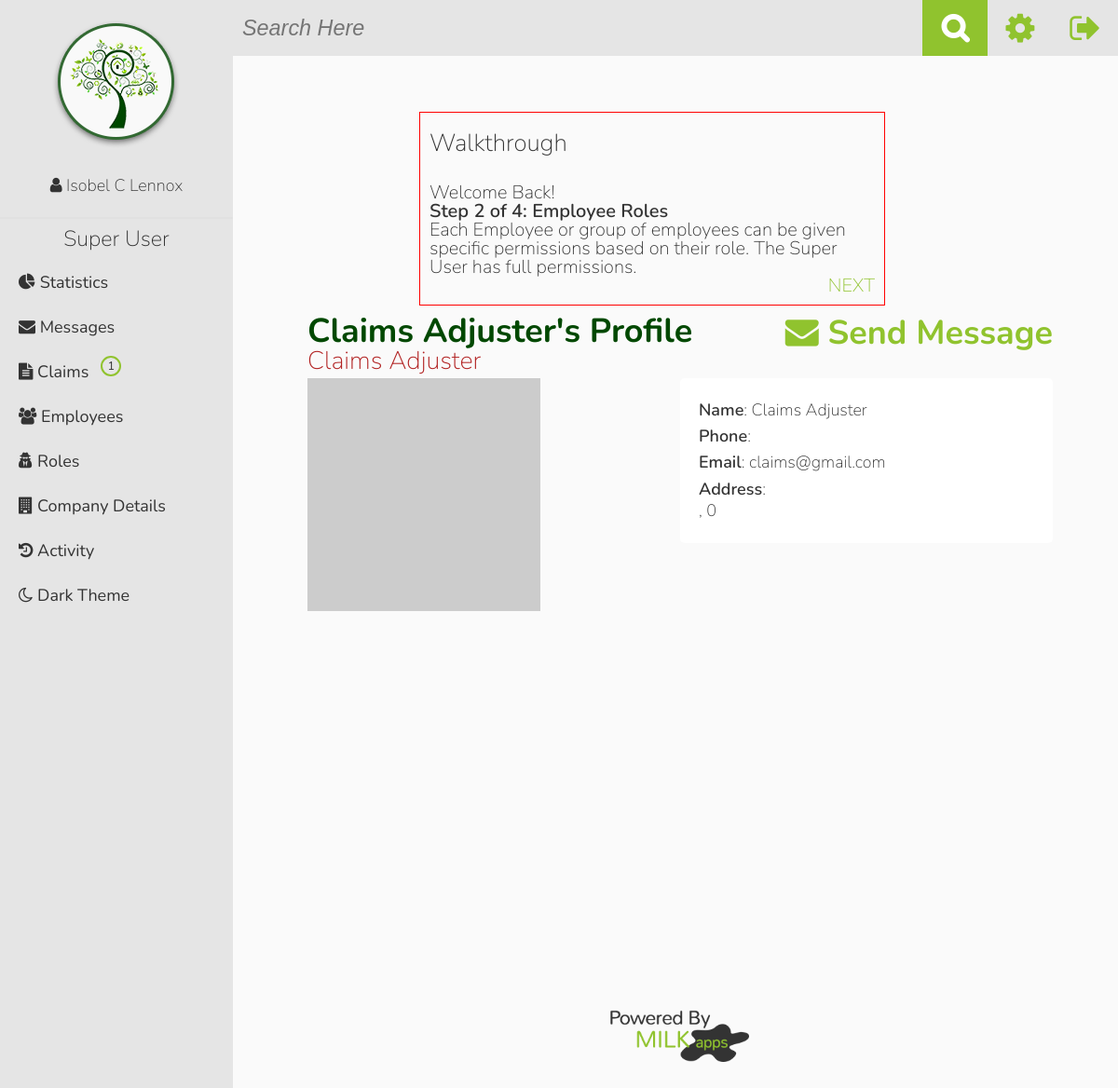
Page /profile.php?user=9 (signed in) on the committed database.
### tables this page shows
CREATE TABLE IF NOT EXISTS `company_details` (
  `id` int(11) NOT NULL,
  `logo` varchar(60) DEFAULT NULL,
  `name` varchar(60) NOT NULL,
  `address` varchar(60) NOT NULL,
  `city` varchar(60) NOT NULL,
  `state` varchar(20) NOT NULL,
  `zip` varchar(10) NOT NULL,
  `phone` varchar(20) NOT NULL,
  `content` varchar(500) NOT NULL
);

CREATE TABLE IF NOT EXISTS `roles` (
  `id` int(11) NOT NULL,
  `name` varchar(60) NOT NULL
);

CREATE TABLE IF NOT EXISTS `users` (
  `id` int(11) NOT NULL,
  `is_employee` int(1) NOT NULL,
  `role` int(7) NOT NULL,
  `walkthrough_complete` int(1) NOT NULL,
  `email` varchar(100) NOT NULL,
  `password` varchar(60) NOT NULL,
  `first_name` varchar(60) NOT NULL,
  `last_name` varchar(60) NOT NULL,
  `address` varchar(150) NOT NULL,
  `city` varchar(60) NOT NULL,
  `state` varchar(20) NOT NULL,
  `zip` varchar(10) NOT NULL,
  `phone` varchar(20) NOT NULL,
  `theme` int(1) NOT NULL,
  `policy_number` varchar(150) NOT NULL,
  `profile_content` varchar(500) NOT NULL,
  `avatar` varchar(200) NOT NULL,
  `account_disabled` int(1) NOT NULL
);

### inc/functions.php (called while the page is built, shortened)
<?php ob_start();
function find_user_by_id($user_id) {
    global $connection;
    $safe_user_id = mysqli_real_escape_string($connection, $user_id);
    $query  = "SELECT * ";
    $query .= "FROM users ";
    $query .= "WHERE id = {$safe_user_id} ";
    $query .= "LIMIT 1";
    $user_set = mysqli_query($connection, $query);
    if($user = mysqli_fetch_assoc($user_set)) {
        return $user;
    } else {
        return null;
    }
}
?>

### profile.php (the view, shortened to what this page needs)
<?php include("inc/header.php");
if(isset($_GET['user'])){
    $user_id=$_GET['user'];
    $find_user = find_user_by_id($user_id);
    $username= $find_user['first_name']." ".$find_user['last_name'];
}elseif(isset($_GET['user_id'])){
    $user_id=$_GET['user_id'];
    $find_user = find_user_by_id($user_id);
    $username= $find_user['first_name']." ".$find_user['last_name'];
}else{
    $user_id=$_SESSION['user_id'];
    $username = $_SESSION['username'];
}
if($_SESSION['is_employee']==1 || $user_id == $_SESSION['user_id']){
    $query  = "SELECT * FROM users WHERE id={$user_id} LIMIT 1";
    $result = mysqli_query($connection, $query);
     $num_rows=mysqli_num_rows($result);
    if($num_rows ==1){
        $profile_array=mysqli_fetch_assoc($result);
                $role_query  = "SELECT * FROM roles WHERE id={$profile_array['role']}";
                $roleresult = mysqli_query($connection, $role_query);
                if($roleresult){
                    $role=mysqli_fetch_assoc($roleresult);
                }
        $content=$profile_array['profile_content'];
        $avatar=$profile_array['avatar'];
        if(empty($avatar)){
        $avatar="http://lorempixel.com/250/250/abstract";
        }
?>
    <h2> <?php echo $username; ?>'s Profile   <span class="right"><?php if($user_id!==$_SESSION['user_id']){ ?><a href="messages.php?new&name=<?php echo $username; ?>&route=<?php echo $profile_array['id']; ?>"> <i class="fa fa-envelope"></i> Send Message</a> <?php }else{
            echo "  <a   href=\"edit_profile.php\"><i class=\"fa fa-pencil\"></i> Edit Profile</a>  ";
        } ?></span> </h2>
    <h3><?php echo $role['name']; ?></h3>
    <div class="profile">
        <section class="avatar"> <img class="resize-image" src="<?php echo $avatar; ?>" alt="profile image">
         </section>
        <section class="profile_content"> <?php echo $content; ?>
       <?php
        echo "<p><strong>Name</strong>: ".$username."</p>";
        echo "<p><strong>Phone</strong>: ".$profile_array['phone']."</p>";
        echo "<p><strong>Email</strong>: ".$profile_array['email']."</p>";
        echo "<p><strong>Address</strong>: ".$profile_array['address'];
        echo "<br> ".$profile_array['city'].", ";
        echo " ".$profile_array['state']." ";
        echo " ".$profile_array['zip']."</p>";
        ?>
        </section>
    </div>
  <?php
        }else{
            echo "<p>This user does not exist</p>";
        }
    }else{
        echo "<p>You do not have permission to view this profile.</p>";
    }?>
<?php include("inc/footer.php"); ?>

### inc/header.php (shortened to what this page needs)
<?php require_once("inc/session.php");
require_once("inc/functions.php");
?>
<!DOCTYPE html>
<html>
    <head>
        <link rel="stylesheet" href="//maxcdn.bootstrapcdn.com/font-awesome/4.3.0/css/font-awesome.min.css">
        <?php if(isset($_SESSION['theme'])){
        if($_SESSION['theme']==1){
                     ?>
                    <link rel="stylesheet" href="css/style.css">
                    <link rel="stylesheet" href="css/dark-theme.css">
            <?php  }else{
                      ?>
                    <link rel="stylesheet" href="css/style.css">
            <?php   }
        }else{ ?>
            <link rel="stylesheet" href="css/style.css">
        <?php } ?>
        <link rel="stylesheet" href="js/fancybox/source/jquery.fancybox.css?v=2.1.5" type="text/css" media="screen" />
    </head>
<body>
<nav>
  <div class= 'logo_user'>
    <?php
        $logo_query="SELECT * FROM company_details";
        $logo_found=mysqli_query($connection, $logo_query);;
        if($logo_found){
            $details=mysqli_fetch_assoc($logo_found);
            $logo=$details['logo'];
        }else{
            $logo="img/under_my_roof_sm.png";
        }
        ?>
    <a href="index.php"><img src="<?php echo $logo; ?>" alt="Greenwell Bank Logo"></a><br>
<?php
if(isset($sub_page) && $sub_page=="profile"){
    echo "<p class=\"sub_page\"><i class=\"fa fa-user\"> </i><a href=\"profile.php\"> " . $_SESSION['username'] ."</a></p>";
}else{
   echo " <p><i class=\"fa fa-user\"> </i>" . "    ". "<a href=\"profile.php\">" . $_SESSION['username'] . "</a></p>";
}
echo "</div>";
if($_SESSION['is_employee']==0){
         ?>
        <ul>
         <?php
                if(isset($current_page) && $current_page=="dashboard"){
                    echo "<li class=\"current_page\"><a href=\"index.php\"><i class=\"fa fa-tachometer\"></i> Dashboard</a></li>";
                }else{
                   echo " <li><a href=\"index.php\"><i class=\"fa fa-tachometer\"></i> Dashboard</a></li>";
                }
                if(isset($current_page) && $current_page=="inventory"){
                    echo "<li class=\"current_page\"><a href='inventory.php'><i class=\"fa fa-cubes\"></i> Inventory</a>";
                    echo "<ul>";
                    if(isset($sub_page)&&($sub_page == "add_item")) {
                      echo "<li class=\"sub_page\"><a href='add_item.php'><i class=\"fa fa-plus\"></i> Add Item</a></li>";
                    } else {
                      echo "<li><a href=\"add_item.php\"><i class=\"fa fa-plus\"></i> Add Item</a></li>";
                    }
                    if(isset($sub_page)&&($sub_page == "view_rooms")) {
                      echo "<li class=\"sub_page\"><a href='rooms.php'><i class=\"fa fa-eye\"></i> Manage Rooms</a></li>";
                    } else {
                      echo "<li><a href='rooms.php'><i class=\"fa fa-eye\"></i> Manage Rooms</a></li>";
                    }
                    echo "</ul></li>";
                ?>
            <?php
                }else{
                   echo " <li><a href='inventory.php'><i class=\"fa fa-cubes\"></i> Inventory</a> ";
                     ?>
              <ul>
                <li><a href="add_item.php"><i class="fa fa-plus"></i> Add Item</a></li>
                <li><a href="rooms.php"><i class="fa fa-eye"></i> Manage Rooms</a></li>
              </ul> </li>
               <?php
                }
    if(isset($current_page) && $current_page=="claims"){
      $all_query  = "SELECT COUNT(*) as total FROM claims WHERE user_id={$_SESSION['user_id']} AND status_id=4";
      $all_result = mysqli_query($connection, $all_query);
      $data=mysqli_fetch_assoc($all_result);
      if($data['total']==0){ $claim_alert=""; $total_alerts=""; }else{ $claim_alert="claim_alert_client"; $total_alerts=$data['total']; }
      ?>
            <li class="current_page"><a class='alert_container' href="claim_history.php"><i class="fa fa-folder-open"></i> Claims <div class="<?php echo $claim_alert; ?>"><?php echo $total_alerts; ?></div></a>
            <ul>
          <?php
              if(isset($sub_page)&&($sub_page == "file_claim")) {
                echo "<li class=\"sub_page\"><a href=\"file_new_claim.php\"><i class=\"fa fa-file-text\"></i> File Claim</a></li> ";
              } else {
                echo "<li><a href=\"file_new_claim.php\"><i class=\"fa fa-file-text\"></i> File Claim</a></li>";
              }?>
            </ul>
            </li>
<?php }else{
            $all_query  = "SELECT COUNT(*) as total FROM claims WHERE user_id={$_SESSION['user_id']} AND status_id=4";
            $all_result = mysqli_query($connection, $all_query);
            $data=mysqli_fetch_assoc($all_result);
            if($data['total']==0){ $claim_alert=""; $total_alerts=""; }else{ $claim_alert="claim_alert_client"; $total_alerts=$data['total']; }
          ?>
            <li><a class='alert_container' href="claim_history.php"><i class="fa fa-folder-open"></i> Claims <div class="<?php echo $claim_alert; ?>"><?php echo $total_alerts; ?></div></a>
                <ul>
                 <li><a href="file_new_claim.php"><i class="fa fa-file-text"></i> File Claim</a></li>
                </ul>
            </li>
   <?php }
             if(isset($current_page) && $current_page=="activity"){ ?>
            <li class="current_page"><a href="activity.php"><i class="fa fa-history"></i> Activity</a></li>
            <?php }else{ ?>
             <li><a href="activity.php"><i class="fa fa-history"></i> Activity</a></li>
           <?php  }
            if(isset($current_page) && $current_page=="help"){?>
             <?php }else{ ?>
              <?php  } ?>
        </ul>
<?php }else{
     ?>
     <?php
    $role_query  = "SELECT * FROM roles WHERE id={$_SESSION['role']}";
    $role_result = mysqli_query($connection, $role_query);
    if($role_result){
        $role=mysqli_fetch_assoc($role_result);
        echo "<h4>".$role['name']."</h4>";
    }
    $claim_notification="SELECT COUNT(*) as total FROM claims WHERE status_id=0";
    $result=mysqli_query($connection, $claim_notification);
    $data=mysqli_fetch_assoc($result);
    $total= $data['total'];
   $role=0;
     foreach($_SESSION['permissions'] as $key => $val){
        if($val==3){
            $role++;
        }
    }  ?>
            <ul>
                   <?php
                    $message_query="SELECT COUNT(*) as messages FROM messages WHERE sent_to={$_SESSION['user_id']} AND viewed=0";
                    $message_found=mysqli_query($connection, $message_query);
                    $mes=mysqli_fetch_assoc($message_found);
                    $num_messg= $mes['messages'];
                    ?>
                <?php  if(isset($current_page) && $current_page=="dashboard"){ ?>
                        <li class="current_page"><a href="index.php"><i class="fa fa-pie-chart"></i> Statistics</a></li>
                <?php  }else{ ?>
                    <li><a href="index.php"><i class="fa fa-pie-chart"></i> Statistics</a></li>
                <?php   } ?>
                <?php  if(isset($current_page) &&  $current_page=="messages"){ ?>
                        <li class="current_page"><a href="messages.php" class='alert_container'><i class="fa fa-envelope"></i> Messages <?php if(!empty($num_messg) || $num_messg!=="0"){ ?> <div class="claim_alert"><?php echo $num_messg; ?></div><?php } ?></a></li>
                <?php  }else{ ?>
                        <li><a href="messages.php" class='alert_container'><i class="fa fa-envelope"></i> Messages </a></li>
                <?php   } ?>
                <?php
                      if(isset($current_page) && $current_page=="claims"){ ?>
                <li class="current_page"><a class='alert_container' href="claims.php?pending"><i class="fa fa-file-text"></i> Claims <?php if(!empty($total)){ ?><div class="claim_alert"><?php echo $total; ?></div><?php } ?></a></li>
              <?php  }else{ ?>
                <li><a class='alert_container' href="claims.php?pending"><i class="fa fa-file-text"></i> Claims <?php if(!empty($total)){ ?><div class="claim_alert"><?php echo $total; ?></div><?php } ?></a></li>
             <?php   } ?>
                <?php  if(isset($current_page) && $current_page=="employees"){ ?>
                        <li class="current_page"><a href="employees.php"><i class="fa fa-users"></i> Employees</a></li>
              <?php  }else{ ?>
                     <li><a href="employees.php"><i class="fa fa-users"></i> Employees</a></li>
             <?php   } ?>
                <?php  if(isset($current_page) && $current_page=="roles"){
                        if($role == 1){ ?>
                            <li class="current_page"><a href="roles.php"><i class="fa fa-user-secret"></i> Roles</a></li>
                        <?php }?>
              <?php  }else{
                        if($role == 1){ ?>
                <li><a href="roles.php"><i class="fa fa-user-secret"></i> Roles</a></li>
                <?php }?>
             <?php   } ?>
            <?php  if(isset($current_page) && $current_page=="company"){ ?>
                        <li class="current_page"><a href="company_details.php"><i class="fa fa-building"></i> Company Details</a></li>
              <?php  }else{ ?>
                      <li><a href="company_details.php"><i class="fa fa-building"></i> Company Details</a></li>
             <?php   } ?>
                <?php if(isset($current_page) && $current_page=="activity"){ ?>
                <li class="current_page"><a href="activity.php"><i class="fa fa-history"></i> Activity</a></li>
                    <?php }else{ ?>
                     <li><a href="activity.php" ><i class="fa fa-history"></i> Activity</a></li>
                   <?php  } ?>
            </ul>
<?php }  ?>
            <ul id="themes">
                 <?php if(isset($_SESSION['theme'])){
            if($_SESSION['theme']==1){
                  echo "<li><a href=\"edit.php?theme\"><i class=\"fa fa-sun-o\"></i> Light Theme</a></li>";
                    }else{
                    echo "<li><a href=\"edit.php?theme\"><i class=\"fa fa-moon-o\"></i> Dark Theme</a></li>";
                    }
                }else{
            echo "<li><a href=\"edit.php?theme\"><i class=\"fa fa-moon-o\"></i> Dark Theme</a></li>";
            }
        ?>
             </ul>
          </nav>
<header>
    <div class="search_container">
        <form class='search' action="search.php" method="POST">
          <input type="search" placeholder='Search Here' name="query" id="searchbar">
          <input type="submit" name="search" id="nav_search" value="&#xf002;">
      </form>
  </div>
    <div class="account_links">
        <div>
          <a title="Manage Account Settings" href="edit_profile.php#settings"><i id="spinCog" class="fa fa-cog fa-2x"></i></a>
        </div>
        <div>
          <a title="Log Out" href="logout.php"><i class="fa fa-sign-out fa-2x"></i></a>
        </div>
    </div>
</header>
        <div class="clearfix" id="page">
              <?php echo walkthrough(); ?>
              <div class="content_wrapper">

### rows in the picture
company_details: logo (picture)
roles: name "Super User"
users: username "Claims Adjuster", email "claims@gmail.com", state "0"
roles: name "Claims Adjuster"

### other values in the picture
$_SESSION['username'] "Isobel C Lennox"
$total "1"
walkthrough() "Welcome Back! Step 2 of 4: Employee Roles Each Employee or group of employees can be given specific permissions based on their role. The Super User has full permissions. NEXT"
